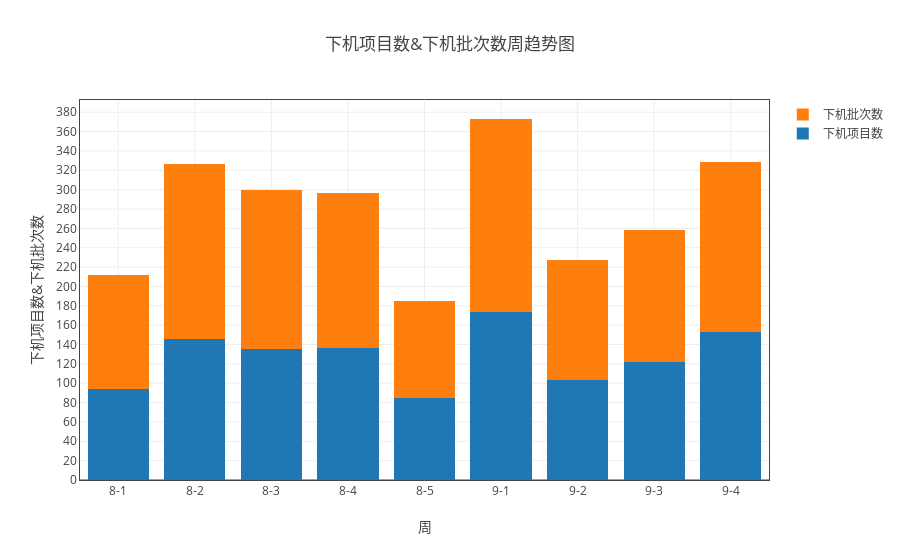
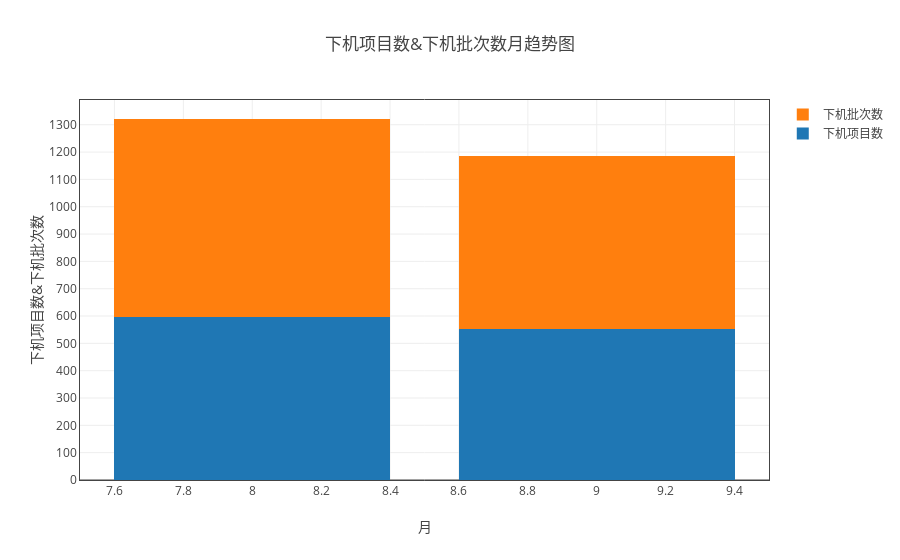

Notebook code for these charts, in order:
### Markdown cell above
#### 下机批次数和下机项目数

### Code cell
ss = myModule.format(all_df1 ,"日期（格式“月-周次”）" ,['下机批次数','下机项目数'])
myModule.myPlot(ss.groupby('sum')).plot('stack_bar')
ss = myModule.format(all_df1 ,"month" ,['下机批次数','下机项目数'])
myModule.myPlot(ss.groupby('sum')).plot('stack_bar',"月")

### Figure 1 — Plotly figure (JSON) as saved in the notebook; plotly's stock layout.template omitted (floating-point values rounded to 4 significant figures)
{"data": [{"name": "下机项目数", "type": "bar", "uid": "33897096-cac3-11e8-8d03-a81e84e6c740", "x": ["8-1", "8-2", "8-3", "8-4", "8-5", "9-1", "9-2", "9-3", "9-4"], "y": [94, 146, 135, 136, 85, 174, 103, 122, 153]}, {"name": "下机批次数", "type": "bar", "uid": "338975a0-cac3-11e8-8d03-a81e84e6c740", "x": ["8-1", "8-2", "8-3", "8-4", "8-5", "9-1", "9-2", "9-3", "9-4"], "y": [118, 181, 165, 161, 100, 199, 124, 136, 176]}], "layout": {"barmode": "stack", "title": "下机项目数&下机批次数周趋势图", "xaxis": {"mirror": "all", "nticks": 20, "showgrid": true, "showline": true, "title": "周", "zeroline": true}, "yaxis": {"mirror": "all", "nticks": 20, "showgrid": true, "showline": true, "title": "下机项目数&下机批次数", "zeroline": true}}}

### Figure 2 — Plotly figure (JSON) as saved in the notebook; plotly's stock layout.template omitted (floating-point values rounded to 4 significant figures)
{"data": [{"name": "下机项目数", "type": "bar", "uid": "339e638e-cac3-11e8-8d03-a81e84e6c740", "x": [8, 9], "y": [596, 552]}, {"name": "下机批次数", "type": "bar", "uid": "339e6e2e-cac3-11e8-8d03-a81e84e6c740", "x": [8, 9], "y": [725, 635]}], "layout": {"barmode": "stack", "title": "下机项目数&下机批次数月趋势图", "xaxis": {"mirror": "all", "nticks": 20, "showgrid": true, "showline": true, "title": "月", "zeroline": true}, "yaxis": {"mirror": "all", "nticks": 20, "showgrid": true, "showline": true, "title": "下机项目数&下机批次数", "zeroline": true}}}
